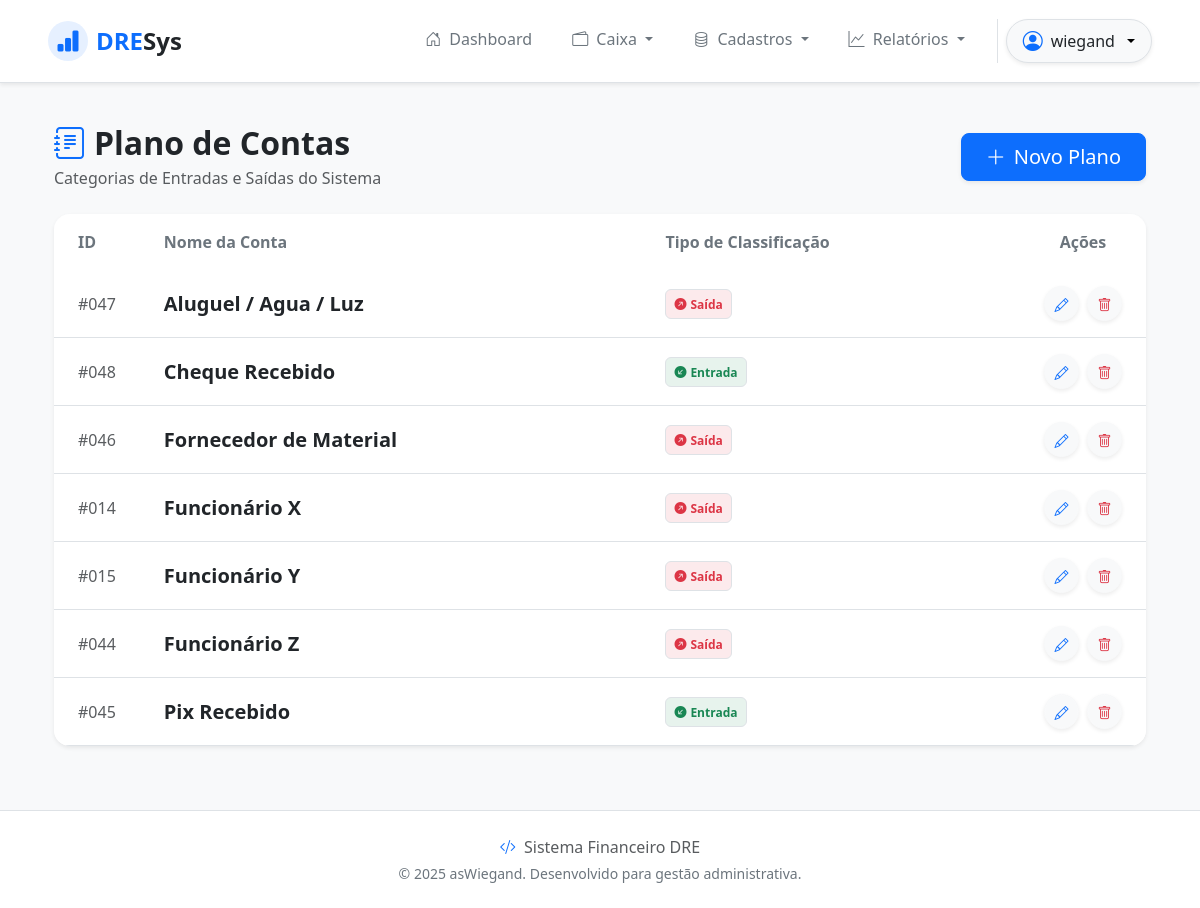
Page /accountings/ (signed in) on the committed database.
### accountings/models.py (models this page shows, shortened)
class Accounting(models.Model):
    INFLOW = "E"
    OUTFLOW = "S"
    TYPE_CHOICES = [(INFLOW, 'Entrada'), (OUTFLOW, 'Saida'),]
    acc_name = models.CharField(max_length=30)
    type = models.CharField(max_length=1, choices=TYPE_CHOICES)
    class Meta:
        ordering = ['acc_name']

### accountings/views.py (the view)
# urls.py: path('accountings/', AccountingListView.as_view(), name='accounting_list'),
class AccountingListView(LoginRequiredMixin, PermissionRequiredMixin, ListView):
    permission_required = 'accountings.view_accounting'
    model = models.Accounting
    template_name = 'accounting_list.html'
    context_object_name = 'accountings'

### accountings/templates/accounting_list.html (shortened to what this page needs)
{% extends 'base.html' %}
{% block content %}
<div class="container-fluid py-4">
  <div class="row mb-4 align-items-center">
    <div class="col-md-6">
      <h2 class="fw-bold text-dark mb-1">
        <i class="bi bi-journal-text text-primary me-2"></i>Plano de Contas
      </h2>
      <p class="text-muted mb-0">Categorias de Entradas e Saídas do Sistema</p>
    </div>
    <div class="col-md-6 text-md-end mt-3 mt-md-0">
      {% if perms.accountings.add_accounting %}
      <a href="{% url 'accounting_create' %}" class="btn btn-primary btn-lg shadow-sm rounded-3 px-4">
        <i class="bi bi-plus-lg me-2"></i>Novo Plano
      </a>
      {% endif %}
    </div>
  </div>
  <div class="card border-0 shadow-sm rounded-4 overflow-hidden">
    <div class="table-responsive">
      <table class="table table-hover align-middle mb-0">
        <thead class="bg-light">
          <tr>
            <th class="py-3 px-4 text-secondary fw-semibold border-0" style="width: 80px;">ID</th>
            <th class="py-3 px-4 text-secondary fw-semibold border-0">Nome da Conta</th>
            <th class="py-3 px-4 text-secondary fw-semibold border-0">Tipo de Classificação</th>
            <th class="py-3 px-4 text-secondary fw-semibold border-0 text-center" style="width: 120px;">Ações</th>
          </tr>
        </thead>
        <tbody class="border-top-0">
          {% for conta in accountings %}
          <tr>
            <td class="px-4 py-3 text-muted fw-medium">
              #{{ conta.id|stringformat:"03d" }}
            </td>
            <td class="px-4 py-3">
              <span class="fw-bold text-dark fs-5">{{ conta.acc_name }}</span>
            </td>
            <td class="px-4 py-3">
              {% if conta.type == 'E' %}
              <span class="badge bg-success bg-opacity-10 text-success border p-2">
                <i class="bi bi-arrow-down-left-circle-fill me-1 text-success"></i>Entrada
              </span>
              {% elif conta.type == 'S' %}
              <span class="badge bg-danger bg-opacity-10 text-danger border p-2">
                <i class="bi bi-arrow-up-right-circle-fill me-1 text-danger"></i>Saída
              </span>
              {% else %}
              <span class="badge bg-secondary bg-opacity-10 text-secondary border p-2">
                {{ conta.type }}
              </span>
              {% endif %}
            </td>
            <td class="px-4 py-3 text-center">
              <div class="d-flex justify-content-center gap-2">
                {% if perms.accountings.change_accounting %}
                <a href="{% url 'accounting_update' conta.id %}" class="btn btn-light btn-sm rounded-circle shadow-sm"
                  style="width: 35px; height: 35px; padding: 0.45rem;" title="Editar">
                  <i class="bi bi-pencil text-primary"></i>
                </a>
                {% endif %}
                {% if perms.accountings.delete_accounting %}
                <a href="{% url 'accounting_delete' conta.id %}" class="btn btn-light btn-sm rounded-circle shadow-sm"
                  style="width: 35px; height: 35px; padding: 0.45rem;" title="Excluir">
                  <i class="bi bi-trash text-danger"></i>
                </a>
                {% endif %}
              </div>
            </td>
          </tr>
          {% endfor %}
        </tbody>
      </table>
    </div>
  </div>
</div>
{% endblock %}

### app/templates/components/_header.html (shortened to what this page needs)
<nav class="navbar navbar-expand-lg navbar-light bg-white fixed-top shadow-sm py-3 border-bottom">
  <div class="container-fluid px-4 px-lg-5">
    <a class="navbar-brand d-flex align-items-center fw-bold fs-4 text-primary" href="{% url 'home' %}">
      <div
        class="bg-primary bg-opacity-10 text-primary rounded-circle d-flex align-items-center justify-content-center me-2"
        style="width: 40px; height: 40px;">
        <i class="bi bi-bar-chart-fill"></i>
      </div>
      DRE<span class="text-dark">Sys</span>
    </a>
    <div class="collapse navbar-collapse" id="navbarMain">
      <ul class="navbar-nav ms-auto mb-2 mb-lg-0 gap-2">
        {% if request.user.is_authenticated %}
        <li class="nav-item">
          <a class="nav-link fw-medium px-3 {% if request.resolver_match.url_name == 'home' %}active text-primary{% else %}text-secondary{% endif %}"
            href="{% url 'home' %}">
            <i class="bi bi-house-door me-1"></i> Dashboard
          </a>
        </li>
        {% if perms.inflows.view_inflow or perms.outflows.view_outflow or perms.moviments.view_moviment %}
        <li class="nav-item dropdown">
          <a class="nav-link dropdown-toggle fw-medium px-3 text-secondary" href="#" id="caixaDropdown" role="button"
            data-bs-toggle="dropdown" aria-expanded="false">
            <i class="bi bi-wallet2 me-1"></i> Caixa
          </a>
        </li>
        {% endif %}
        {% if perms.suppliers.view_supplier or perms.banks.view_bank or perms.accountings.view_accounting or perms.payments.view_payment %}
        <li class="nav-item dropdown">
          <a class="nav-link dropdown-toggle fw-medium px-3 text-secondary" href="#" id="cadastrosDropdown"
            role="button" data-bs-toggle="dropdown" aria-expanded="false">
            <i class="bi bi-database me-1"></i> Cadastros
          </a>
        </li>
        {% endif %}
        {% if perms.inflows.view_inflow or perms.outflows.view_outflow %}
        <li class="nav-item dropdown">
          <a class="nav-link dropdown-toggle fw-medium px-3 text-secondary" href="#" id="relatoriosDropdown"
            role="button" data-bs-toggle="dropdown" aria-expanded="false">
            <i class="bi bi-graph-up me-1"></i> Relatórios
          </a>
        </li>
        {% endif %}
        <li class="nav-item border-start ms-2 ps-2">
          <div class="dropdown">
            <button
              class="btn btn-light dropdown-toggle d-flex align-items-center gap-2 rounded-pill px-3 shadow-sm border"
              type="button" id="userMenu" data-bs-toggle="dropdown" aria-expanded="false">
              <i class="bi bi-person-circle fs-5 text-primary"></i>
              <span class="fw-medium text-dark">{{ request.user.username }}</span>
            </button>
          </div>
        </li>
        {% endif %}
      </ul>
    </div>
  </div>
</nav>

### app/templates/base.html (style rules this page uses)
body { background-color: #f8f9fa; }

### app/templates/components/_header.html (style rules this page uses)
.navbar .nav-link { transition: color 0.2s ease-in-out; }

### rows in the picture
Accounting: id "047", acc_name "Aluguel / Agua / Luz", type "S" (drawn)
Accounting: id "048", acc_name "Cheque Recebido", type "E" (drawn)
Accounting: id "046", acc_name "Fornecedor de Material", type "S" (drawn)
Accounting: id "014", acc_name "Funcionário X", type "S" (drawn)
Accounting: id "015", acc_name "Funcionário Y", type "S" (drawn)
Accounting: id "044", acc_name "Funcionário Z", type "S" (drawn)
Accounting: id "045", acc_name "Pix Recebido", type "E" (drawn)

### other values in the picture
{{ request.user.username }} "wiegand"
